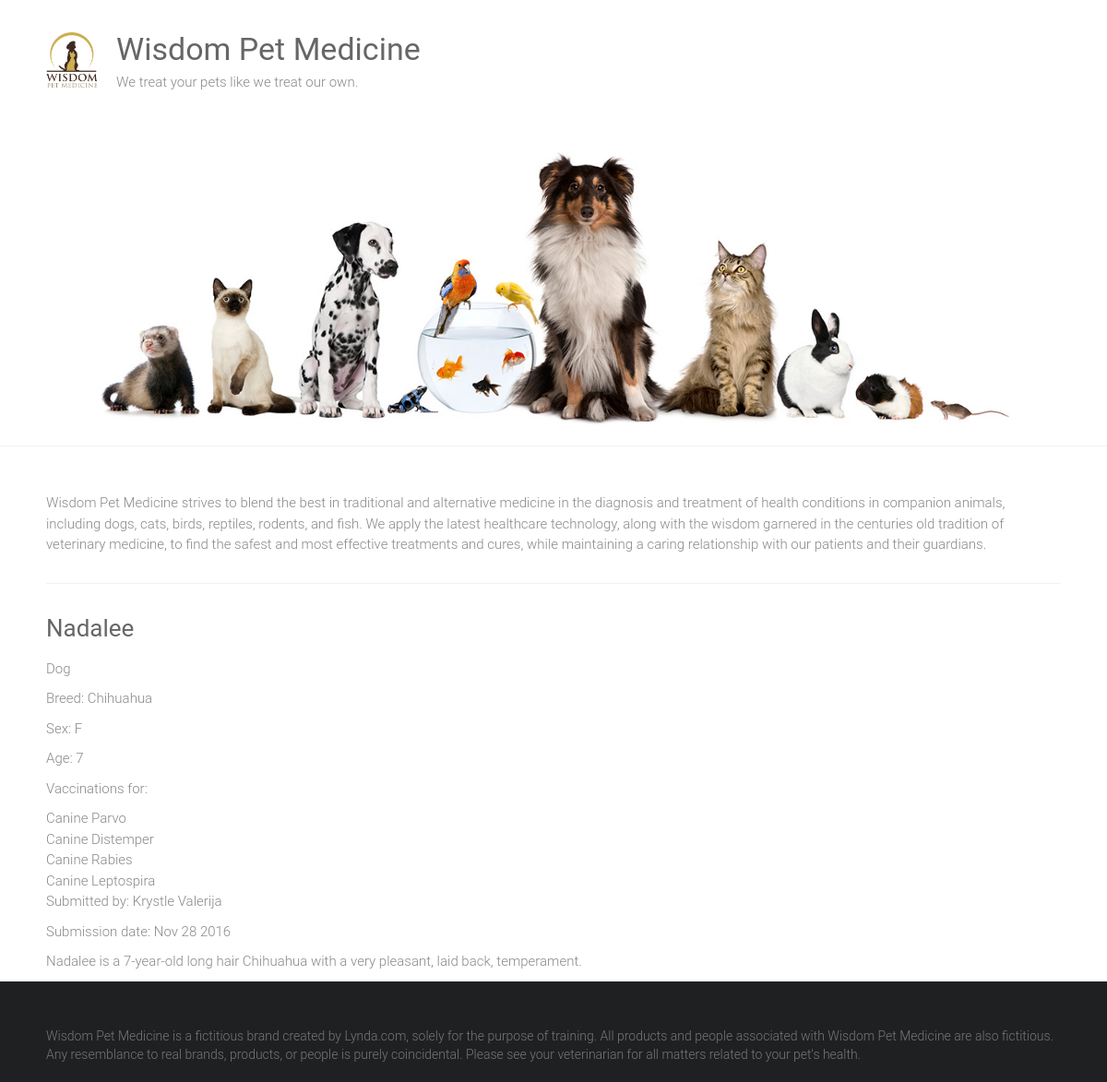
Screenshot of /adoptions/7/ with the database file from the repository.
### adoptions/models.py (models this page shows, shortened)
class Pet(models.Model):
    SEX_CHOICES = [('M', 'Male'), ('F', 'Female')]
    name = models.CharField(max_length=100)
    submitter = models.CharField(max_length=100)
    species = models.CharField(max_length=30)
    breed = models.CharField(max_length=30, blank=True)
    description = models.TextField()
    sex = models.CharField(choices=SEX_CHOICES, max_length=1, blank=True)
    submission_date = models.DateTimeField()
    age = models.IntegerField(null=True)
    vaccinations = models.ManyToManyField('Vaccine', blank=True)

class Vaccine(models.Model):
    name = models.CharField(max_length=50)

### adoptions/views.py (the view)
# urls.py: url(r'^adoptions/(\d+)/', views.pet_detail, name='pet_detail'),
def pet_detail(request, id):
    try:
        pet = Pet.objects.get(id=id)
    except Pet.DoesNotExist:
        raise Http404('Pet not found')
    return render(request, 'pet_detail.html', {'pet': pet})

### adoptions/templates/pet_detail.html
{% extends "base.html" %}
{% block content %}
<div>
  <h3>{{ pet.name|capfirst }}</h3>
  <p>{{ pet.species }}</p>
  {% if pet.breed %}
    <p>Breed: {{ pet.breed }}</p>
  {% endif %}
  {% if pet.sex %}
    <p>Sex: {{ pet.sex }}</p>
  {% endif %}
  {% if pet.age %}
    <p>Age: {{ pet.age }}</p>
  {% endif %}
  {% if pet.vaccinations.all %}
    <p>Vaccinations for:</p>
    <ul>
      {% for vaccination in pet.vaccinations.all %}
        <li>{{ vaccination.name }}</li>
      {% endfor %}
    </ul>
  {% endif %}
  <p>Submitted by: {{ pet.submitter }}</p>
  <p>Submission date: {{ pet.submission_date|date:"M d Y" }}</p>
  <p>{{ pet.description }}</p>
</div>
{% endblock %}

### static/style.css (style rules this page uses)
html, body, div, span, applet, object, iframe, h1, h2, h3, h4, h5, h6, p, blockquote, pre, a, abbr, acronym, address, big, cite, code, del, dfn, em, font, ins, kbd, q, s, samp, small, strike, strong, sub, sup, tt, var, dl, dt, dd, ol, ul, li, fieldset, form, label, legend, table, caption, tbody, tfoot, thead, tr, th, td { border: 0; font: inherit; font-size: 100%; font-style: inherit; font-weight: inherit; margin: 0; outline: 0; padding: 0; vertical-align: baseline; }
html { overflow-y: scroll; -webkit-text-size-adjust: 100%; -ms-text-size-adjust: 100%; }
h1, h2, h3, h4, h5, h6 { color: #666666; line-height: 1.4; padding-bottom: 15px; font-weight: normal; }
h3 { font-size: 26px; }
body, button, input, select, textarea { color: #888888; font-size: 15px; line-height: 1.5; font-family: 'Roboto', sans-serif; font-weight: 300; }
p { color: #888888; font-size: 15px; line-height: 1.5; margin-bottom: 15px; font-weight: 300; }
ul, ol { list-style: none; }
body { background: #f2f2f2; }
body { padding-top: 30px; padding-bottom: 30px; }
body.wide { padding-top: 0; padding-bottom: 0; }
.single-page p { margin-bottom: 10px; }

### rows the page displays
Pet: name "Nadalee", species "Dog", breed "Chihuahua", sex "F", age "7", submitter "Krystle Valerija", submission_date "Nov 28 2016", description "Nadalee is a 7-year-old long hair Chihuahua with a very pleasant, laid back, temperament."
Vaccine: name "Canine Parvo"
Vaccine: name "Canine Distemper"
Vaccine: name "Canine Rabies"
Vaccine: name "Canine Leptospira"
